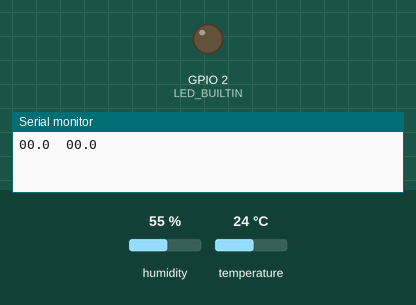
A sketch run on a simulated ESP32. Shown: output pins drawn as LEDs (lit = HIGH), the last lines printed to the serial monitor. Inputs (shaded band) come from the test bench; at power-on: humidity 55 %, temperature 24 °C.

Above: at 0.1 s.
At 5.96 s:
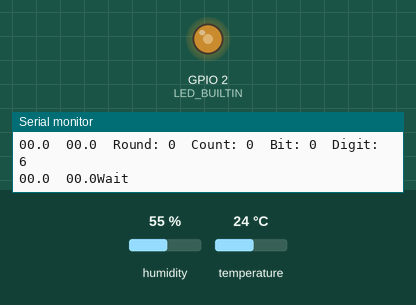
At 10.46 s:
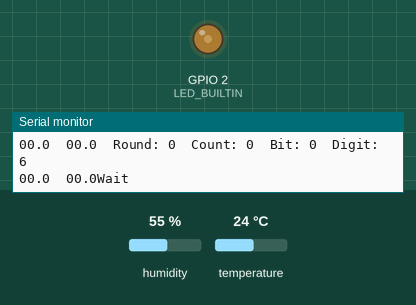
At 31.4 s:
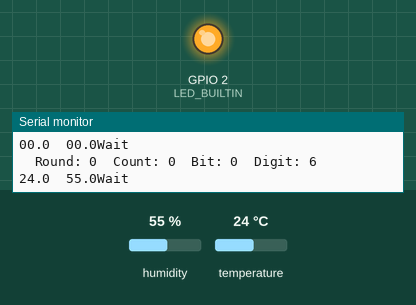
Timing chart, 0 to 32.9 s (numbered marks = the images above):
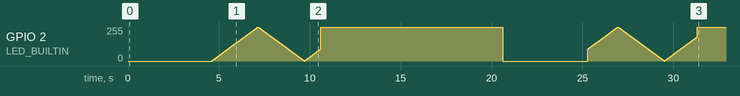

The sketch:

Binar_senden.ino
```cpp
#include <DHT_Async.h>
//#include <OneWire.h>
//#include <DallasTemperature.h>

#define DHT_SENSOR_TYPE DHT_TYPE_11
static const int DHT_SENSOR_PIN = 3;
DHT_Async dht_sensor( DHT_SENSOR_PIN, DHT_SENSOR_TYPE );
//#define ONE_WIRE_BUS 6 //GPIO pin 6 = D3
//OneWire oneWire(ONE_WIRE_BUS);
//DallasTemperature sensors(&oneWire);

int Round = 0;
int Count = 0;
int Bit = 0;
int Digit = 1;
float Temp = 0;
int TempZ = 0;
int TempE = 0;
int TempK = 0;
float Hum = 0;
int HumZ = 0;
int HumE = 0;
int HumK = 0;
int brightness_led = 0;   // 0 is off
int fadeAmount_led = 1;
int Breake = 0;

void setup() {
  // put your setup code here, to run once:
  pinMode(2, OUTPUT);
  pinMode(LED_BUILTIN, OUTPUT);
  Serial.begin(9600);
  //sensors.begin();
}

void loop() {
  // put your main code here, to run repeatedly:
  Start:

  TempZ = Temp / 10;
  Serial.print(TempZ);
  TempE = Temp - (TempZ * 10);
  Serial.print(TempE);
  Serial.print(".");
  TempK = Temp * 10 - (TempZ * 100 + TempE * 10);
  Serial.print(TempK);
  Serial.print("  ");

  HumZ = Hum / 10;
  Serial.print(HumZ);
  HumE = Hum - (HumZ * 10);
  Serial.print(HumE);
  Serial.print(".");
  HumK = Hum * 10 - (HumZ * 100 + HumE * 10);
  Serial.print(HumK);

  if ((Digit == 6) && (Count == 0)){
    Digit = 1;
    Count = TempZ;

    Serial.println("Wait");
    Round = -600;
    Breake = 0;
    float temperature;
    float humidity;
    while (Breake == 0) {
      if(dht_sensor.measure(&temperature, &humidity)){
      Temp = temperature;
      Hum = humidity;
      Breake = 1;
      }
    }
    //sensors.requestTemperatures();
    //Temp = sensors.getTempCByIndex(0);
    while (Round < 0){
      analogWrite(LED_BUILTIN, brightness_led);
      brightness_led += fadeAmount_led;
      if (brightness_led <= 0) {fadeAmount_led = -fadeAmount_led;}
      if (brightness_led >= 255) {fadeAmount_led = -fadeAmount_led;}
      delay(10);
      Round += 1;
    }
    Round = 0;

    digitalWrite(LED_BUILTIN, HIGH);
    delay(10000);
    digitalWrite(2, HIGH);
    delay(15);
    digitalWrite(2, LOW);
    delay(85);
    digitalWrite(LED_BUILTIN, LOW);
  }
  if ((Digit == 1) && (Count == 0)){
    Digit = 2;
    Count = TempE;
    delay(900);
  }
  if ((Digit == 2) && (Count == 0)){
    Digit = 3;
    Count = TempK;
    delay(900);
  }

  if ((Digit == 3) && (Count == 0)){
    Digit = 4;
    Count = HumZ;
    delay(900);
  }
  if ((Digit == 4) && (Count == 0)){
    Digit = 5;
    Count = HumE;
    delay(900);
  }
  if ((Digit == 5) && (Count == 0)){
    Digit = 6;
    Count = HumK;
    delay(900);
  }


//-------------------------------------------------------------------------------


  if ((Round == 9) && (Count > 0)){
    Count -= 1;
  }

  if ((Round >= 3) && (Round <= 6) && (Count > 0)){
    digitalWrite(2, HIGH);
    //delay(10);
    //digitalWrite(2, LOW);
    //delay(50);
    analogWrite(LED_BUILTIN, 255);
    Bit = 1;
  }
  else{
    digitalWrite(2, LOW);
    analogWrite(LED_BUILTIN, 0);
    Bit = 0;
  }


//-------------------------------------------------------------------------------


  Serial.print("  Round: ");
  Serial.print(Round);
  Serial.print("  Count: ");
  Serial.print(Count);
  Serial.print("  Bit: ");
  Serial.print(Bit);
  Serial.print("  Digit: ");
  Serial.println(Digit);

  if (Round >= 9){
    Round = 0;
    Serial.println("");
  }

  Round += 1;
  delay(10);
  digitalWrite(2, LOW);
  delay(90);
}
```
